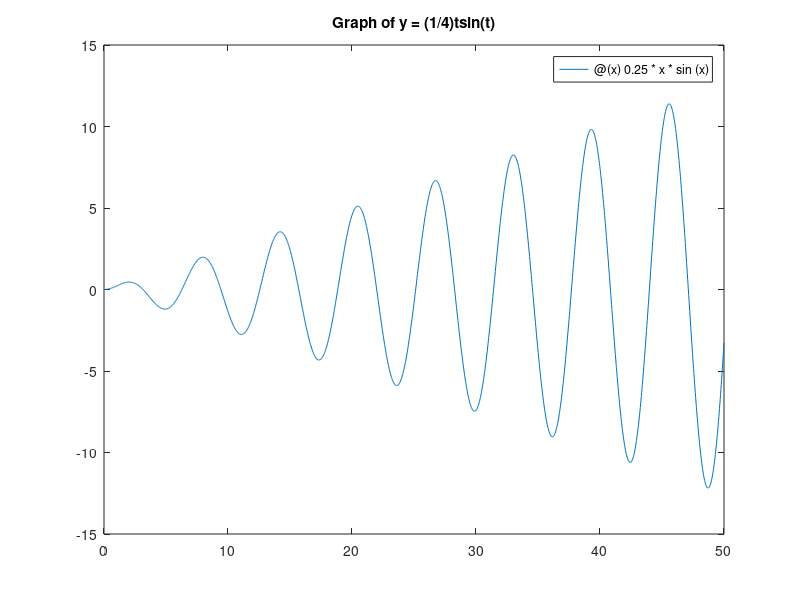
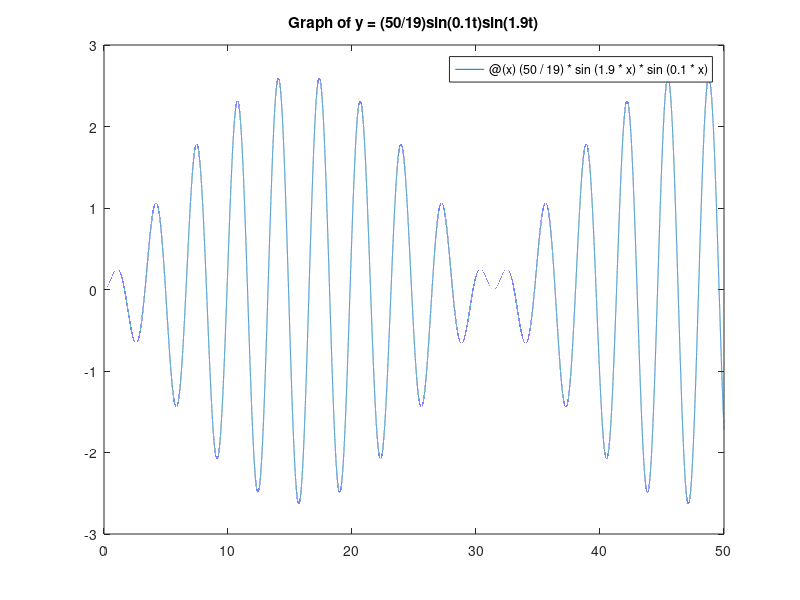

The MATLAB script that drew these images, in order: (Note: this script raises an error after producing the figures.)
warning('off')

figure(1)
fplot(@(x) 0.25*x*sin(x), [0, 50])
title("Graph of y = (1/4)tsin(t)")

figure(2)
fplot(@(x) (50/19)*sin(1.9*x)*sin(0.1*x), [0, 50])
title("Graph of y = (50/19)sin(0.1t)sin(1.9t)")

figure(3)
y_prime = @(x) cos(2*x);
y = @(x) 0.5*sin(2*x);
fplot(y, y_prime)
title("Graph of y' vs y for 3c")
xlabel("y")
ylabel("y'")
figure(4)
y_prime = @(x) (0.25*sin(2*x))+((0.5)*x*cos(2*x));
y = @(x) 0.25*x*sin(2*x);
fplot(y, y_prime)
title("Graph of y' vs y for 3a")
xlabel("y")
ylabel("y'")
figure(5)
y = @(x) (50/19)*sin(0.1*x)*sin(1.9*x);
y_prime = @(x) 5*cos(1.9*x)*sin(0.1*x)+(5/19)*sin(1.9*x)*cos(0.1*x);
fplot(y, y_prime)
title("Graph of y' vs y for 3b")
xlabel("y")
ylabel("y'")